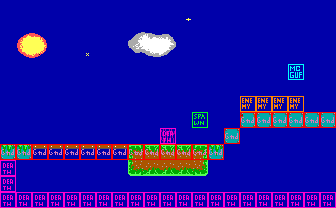

A level layout from a 2D game, rendered from its tile map. Below: a short description, then the map file with its tile-grid data intact:
An orthogonal 21x13 tile map with 16x16 px tiles, 2 tile layers (bg, col), 2 tilesets.

<map version="1.5" tiledversion="1.5.0" orientation="orthogonal" renderorder="right-down" width="21" height="13" tilewidth="16" tileheight="16" infinite="0" nextlayerid="3" nextobjectid="11">
 <tileset firstgid="1" source="tileset.tsx" />
 <tileset firstgid="241" source="obj.tsx" />
 <layer id="1" name="bg" width="21" height="13">
  <data encoding="csv">
45,45,45,45,45,45,45,45,45,45,45,45,45,45,45,45,45,45,45,45,45,
45,45,45,45,45,45,45,45,45,45,45,3,45,45,45,45,45,45,45,45,45,
45,1,2,45,45,45,45,45,5,6,7,45,45,45,45,45,45,45,45,45,45,
45,21,22,45,45,23,45,45,25,26,27,45,45,45,45,45,45,45,45,45,45,
45,45,45,45,45,45,45,45,45,45,45,45,45,45,45,45,45,45,45,45,45,
45,45,45,45,45,45,45,45,45,45,45,45,45,45,45,45,45,45,45,45,45,
45,45,45,45,45,45,45,45,45,45,45,45,45,45,45,45,45,45,45,45,45,
45,45,45,45,45,45,45,45,45,45,45,45,45,45,45,61,41,41,41,41,41,
45,45,45,45,45,45,45,45,45,45,62,45,45,45,41,45,45,45,45,45,45,
42,42,46,46,46,46,46,46,82,83,83,83,84,42,45,45,45,45,45,45,45,
45,45,45,45,45,45,45,45,182,183,183,183,184,45,45,45,45,45,45,45,45,
45,45,45,45,45,45,45,45,45,45,45,45,45,45,45,45,45,45,45,45,45,
45,45,45,45,45,45,45,45,45,45,45,45,45,45,45,45,45,45,45,45,45
</data>
 </layer>
 <layer id="2" name="col" width="21" height="13">
  <data encoding="csv">
241,241,241,241,241,241,241,241,241,241,241,241,241,241,241,241,241,241,241,241,241,
241,241,241,241,241,241,241,241,241,241,241,241,241,241,241,241,241,241,241,241,241,
241,241,241,241,241,241,241,241,241,241,241,241,241,241,241,241,241,241,241,241,241,
241,241,241,241,241,241,241,241,241,241,241,241,241,241,241,241,241,241,241,241,241,
241,241,241,241,241,241,241,241,241,241,241,241,241,241,241,241,241,241,247,241,241,
241,241,241,241,241,241,241,241,241,241,241,241,241,241,241,241,241,241,241,241,241,
241,241,241,241,241,241,241,241,241,241,241,241,241,241,241,246,246,246,246,241,241,
241,241,241,241,241,241,241,241,241,241,241,241,243,241,241,242,242,242,242,242,242,
241,241,241,241,241,241,241,241,241,241,244,241,241,241,242,241,241,241,241,241,241,
242,242,242,242,242,242,242,242,242,242,242,242,242,242,241,241,241,241,241,241,241,
244,241,241,241,241,241,241,241,241,241,241,241,241,241,241,241,241,241,241,241,241,
244,241,241,241,241,241,241,241,241,241,241,241,241,241,241,241,241,241,241,241,241,
244,244,244,244,244,244,244,244,244,244,244,244,244,244,244,244,244,244,244,244,244
</data>
 </layer>
</map>
